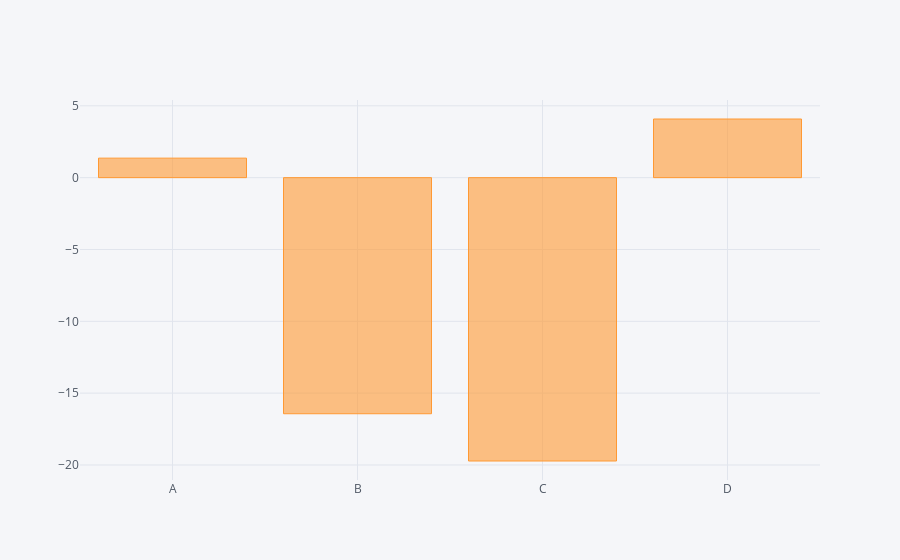

Notebook cell for this chart:
### Code cell
df.sum().iplot(kind='bar')

### Figure 1 — Plotly figure (JSON) as saved in the notebook; plotly's stock layout.template omitted (floating-point values rounded to 4 significant figures)
{"data": [{"marker": {"color": "rgba(255, 153, 51, 0.6)", "line": {"color": "rgba(255, 153, 51, 1.0)", "width": 1}}, "name": "None", "orientation": "v", "text": "", "type": "bar", "x": ["A", "B", "C", "D"], "y": [1.359, -16.43, -19.72, 4.082]}], "layout": {"legend": {"bgcolor": "#F5F6F9", "font": {"color": "#4D5663"}}, "paper_bgcolor": "#F5F6F9", "plot_bgcolor": "#F5F6F9", "titlefont": {"color": "#4D5663"}, "xaxis1": {"gridcolor": "#E1E5ED", "showgrid": true, "tickfont": {"color": "#4D5663"}, "title": "", "titlefont": {"color": "#4D5663"}, "zerolinecolor": "#E1E5ED"}, "yaxis1": {"gridcolor": "#E1E5ED", "showgrid": true, "tickfont": {"color": "#4D5663"}, "title": "", "titlefont": {"color": "#4D5663"}, "zerolinecolor": "#E1E5ED"}}}
